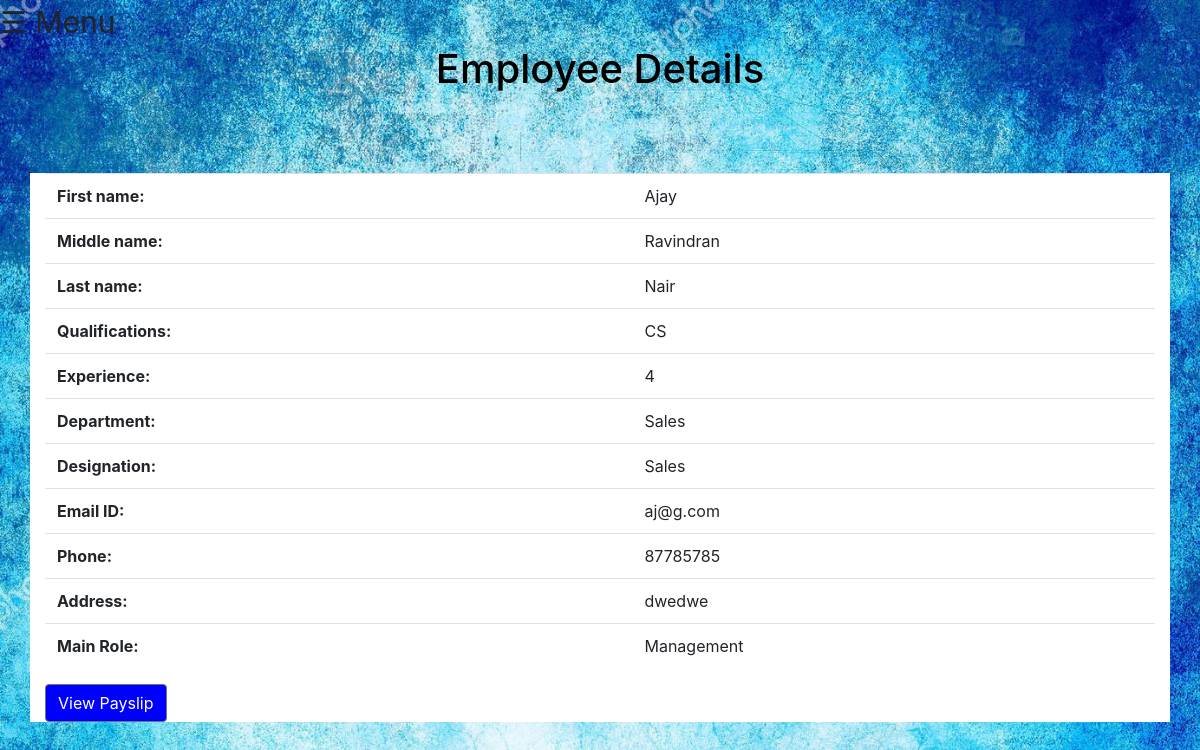
The page /viewdetails.php (signed in) on the database its author committed.
### tables this page shows
CREATE TABLE `addemploy` (
  `Employ_ID` int(11) NOT NULL,
  `fname` varchar(45) DEFAULT NULL,
  `mname` varchar(45) DEFAULT NULL,
  `lname` varchar(45) DEFAULT NULL,
  `qualify` varchar(45) DEFAULT NULL,
  `blood` varchar(45) DEFAULT NULL,
  `email` varchar(45) DEFAULT NULL,
  `phone` varchar(20) DEFAULT NULL,
  `exp` varchar(45) DEFAULT NULL,
  `department` varchar(45) DEFAULT NULL,
  `designation` varchar(45) DEFAULT NULL,
  `addr` varchar(45) DEFAULT NULL,
  `Password` varchar(45) NOT NULL,
  `MainRole` varchar(45) NOT NULL
);

### viewdetails.php (the view, shortened to what this page needs)
<?php
 include('bootstrap.php');
include 'configall.php';
$stmt = $pdo->prepare("SELECT * FROM addemploy where Employ_ID = :xyz");
$stmt->execute(array(":xyz" => $_SESSION['user_id']));
$row = $stmt->fetch(PDO::FETCH_ASSOC);
$fn = htmlentities($row['fname']);
$mn = htmlentities($row['mname']);
$ln = htmlentities($row['lname']);
$q = htmlentities($row['qualify']);
$em = htmlentities($row['email']);
$ph = htmlentities($row['phone']);
$ex = htmlentities($row['exp']);
$dp = htmlentities($row['department']);
$a = htmlentities($row['addr']);
$ma = htmlentities($row['MainRole']);
 ?>
<!DOCTYPE html>
<html>
    <head>
        <link rel="stylesheet" type="text/css" href="viewemploy.css?v=<?php echo time(); ?>">
        <link rel="stylesheet" href="https://maxcdn.bootstrapcdn.com/bootstrap/4.5.2/css/bootstrap.min.css">
        <link rel="stylesheet" href="https://maxcdn.bootstrapcdn.com/bootstrap/4.5.2/css/bootstrap.min.css">
    </head>
    <body>
    <div class="side">
        <span style="font-size:30px;cursor:pointer" onclick="openNav()">&#9776; Menu</span>
    <div>
    <div class="heading">
      <center><h2>Employee Details</h2></center>
    </div>
    <br><br><br>
    <div class="container">
      <table class="table table-hover" style="width:100%">
        <tr>
          <th>First name:</th>
          <td><?= $fn ?></td>
        </tr>
        <tr>
          <th>Middle name:</th>
          <td><?= $mn ?></td>
        </tr>
        <tr>
          <th>Last name:</th>
          <td><?= $ln ?></td>
        </tr>
        <tr>
          <th>Qualifications:</th>
          <td><?= $q ?></td>
          </tr>
          <tr>
          <th>Experience:</th>
          <td><?= $ex ?></td>
        </tr>
        <tr>
          <th>Department:</th>
          <td><?= $dp ?></td>
        </tr>
        <tr>
          <th>Designation:</th>
          <td><?= $dp ?></td>
        </tr>
        <tr>
          <th>Email ID:</th>
          <td><?= $em ?></td>
        </tr>
        <tr>
          <th>Phone:</th>
          <td><?= $ph ?></td>
        </tr>
        <tr>
          <th>Address:</th>
          <td><?= $a ?></td>
        </tr>
        <tr>
          <th>Main Role:</th>
          <td><?= $ma ?></td>
        </tr>
    </table>
  <div class="view">
    <form method="post" ><button type="submit"  class="btn btn-secondary" name="pay" >View Payslip</button></form>
  </div>
  </div>
    </body>
</html>

### viewemploy.css (style rules this page uses)
body { background: url(bgImage7.jpg); margin:0; padding:0; background-size: cover; font-family: Arial; }
.heading h2 { font-size: 40px; color: black; }
body { font-family: 'Montserrat', sans-serif; font-weight: bold; }
.container { background-color: white; }
.view button { background-color: blue; }

### rows shown on the page
addemploy: fname "Ajay", mname "Ravindran", lname "Nair", qualify "CS", exp "4", department "Sales", email "aj@g.com", phone "87785785", addr "dwedwe", MainRole "Management"
